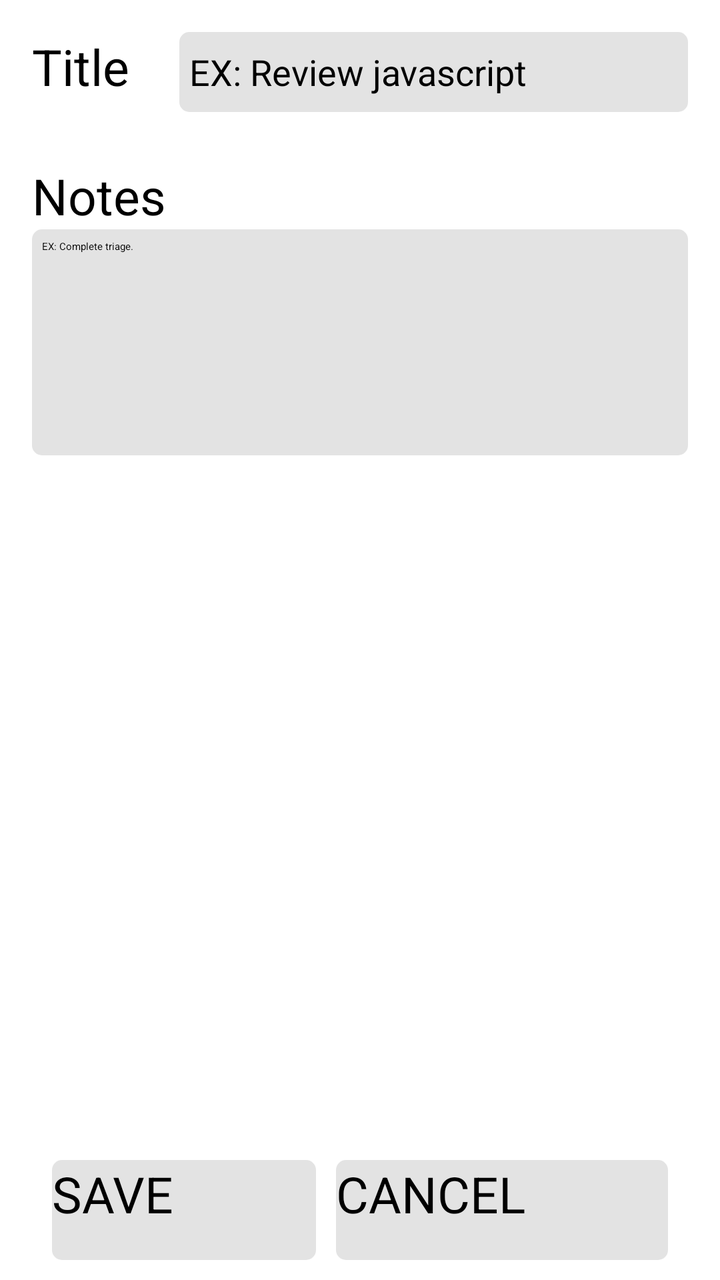
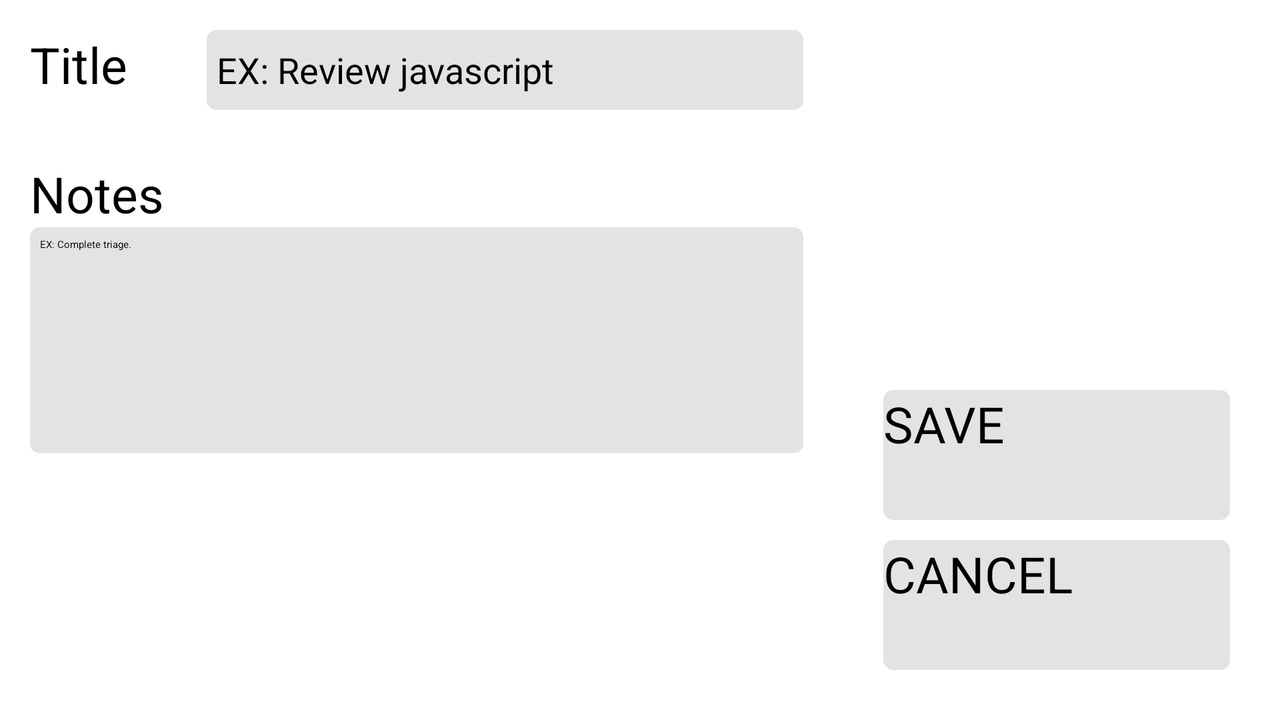

An Android layout and its configuration variant, each rendered on a device that would load it. The default file and the variant file are quoted in full after the pictures.
<!-- AndroidManifest.xml: activity theme AppTheme.NoActionBar -->
<!-- res/layout/fragment_new_todo.xml -->
<RelativeLayout xmlns:android="http://schemas.android.com/apk/res/android"
    xmlns:tools="http://schemas.android.com/tools"
    android:layout_width="match_parent"
    android:layout_height="match_parent"
    android:paddingLeft="@dimen/activity_horizontal_margin"
    android:paddingRight="@dimen/activity_horizontal_margin"
    android:paddingTop="@dimen/activity_vertical_margin"
    tools:context=".fragments.NewTodoFragment"
    tools:showIn="@layout/activity_new_todo">

    <LinearLayout
        android:id="@+id/title_text_layout"
        android:layout_width="match_parent"
        android:layout_height="wrap_content"
        android:orientation="horizontal">

        <TextView
            android:id="@+id/title_textview"
            style="@style/label_text"
            android:layout_width="wrap_content"
            android:layout_height="wrap_content"
            android:layout_weight="1"
            android:contentDescription="@string/create_title_descrip"
            android:text="@string/create_title_text" />

        <EditText
            android:id="@+id/title_edit_textview"
            style="@style/edittext_text"
            android:layout_width="wrap_content"
            android:layout_height="40dp"
            android:layout_weight="3"
            android:background="@drawable/edittext_background"
            android:focusable="true"
            android:gravity="center|start"
            android:hint="@string/create_title_hint"
            android:lines="1"
            android:padding="5dp" />

    </LinearLayout>


    <TextView
        android:id="@+id/notes_textview"
        style="@style/label_text"
        android:layout_width="wrap_content"
        android:layout_height="wrap_content"
        android:layout_alignParentLeft="true"
        android:layout_alignParentStart="true"
        android:layout_below="@+id/title_text_layout"
        android:layout_marginTop="25dp"
        android:contentDescription="@string/create_notes_descrip"
        android:text="@string/create_notes_text" />

    <EditText
        android:id="@+id/notes_edit_textview"
        android:layout_width="wrap_content"
        android:layout_height="wrap_content"
        android:layout_alignParentEnd="true"
        android:layout_alignParentLeft="true"
        android:layout_alignParentRight="true"
        android:layout_alignParentStart="true"
        android:layout_below="@+id/notes_textview"
        android:background="@drawable/edittext_background"
        android:ems="10"
        android:focusable="true"
        android:gravity="start"
        android:hint="@string/create_notes_hint"
        android:inputType="textMultiLine"
        android:lines="17"
        android:padding="5dp" />

    <LinearLayout
        android:layout_width="match_parent"
        android:layout_height="60dp"
        android:layout_alignParentBottom="true"
        android:layout_alignParentEnd="true"
        android:layout_alignParentRight="true"
        android:layout_centerHorizontal="true"
        android:layout_margin="5dp"
        android:orientation="horizontal">

        <Button
            android:id="@+id/button_save"
            style="@style/label_text"
            android:layout_width="wrap_content"
            android:layout_height="match_parent"
            android:layout_gravity="bottom"
            android:layout_margin="5dp"
            android:layout_weight="1"
            android:background="@drawable/button_selector"
            android:contentDescription="@string/save_button_descrip"
            android:focusable="true"
            android:text="@string/button_save" />

        <Button
            android:id="@+id/button_cancel"
            style="@style/label_text"
            android:layout_width="wrap_content"
            android:layout_height="match_parent"
            android:layout_gravity="bottom"
            android:layout_margin="5dp"
            android:layout_weight="1"
            android:background="@drawable/button_selector"
            android:contentDescription="@string/cancel_button_descrip"
            android:focusable="true"
            android:text="@string/button_cancel" />
    </LinearLayout>
</RelativeLayout>
<!-- res/layout/activity_new_todo.xml (included above) -->
<?xml version="1.0" encoding="utf-8"?>
<android.support.design.widget.CoordinatorLayout xmlns:android="http://schemas.android.com/apk/res/android"
    xmlns:app="http://schemas.android.com/apk/res-auto"
    xmlns:tools="http://schemas.android.com/tools"
    android:layout_width="match_parent"
    android:layout_height="match_parent"
    android:fitsSystemWindows="true"
    tools:context="capstone.udacity.todos.softwareengineeringtodos.NewTodoActivity">

    <android.support.design.widget.AppBarLayout
        android:layout_width="match_parent"
        android:layout_height="wrap_content"
        android:theme="@style/AppTheme.AppBarOverlay">

        <android.support.v7.widget.Toolbar
            android:id="@+id/toolbar"
            android:layout_width="match_parent"
            android:layout_height="?attr/actionBarSize"
            android:background="?attr/colorPrimary"
            app:popupTheme="@style/AppTheme.PopupOverlay" />

    </android.support.design.widget.AppBarLayout>

    <fragment xmlns:android="http://schemas.android.com/apk/res/android"
        xmlns:app="http://schemas.android.com/apk/res-auto"
        xmlns:tools="http://schemas.android.com/tools"
        android:id="@+id/fragment"
        android:name="capstone.udacity.todos.softwareengineeringtodos.fragments.NewTodoFragment"
        android:layout_width="match_parent"
        android:layout_height="match_parent"
        app:layout_behavior="@string/appbar_scrolling_view_behavior"
        tools:layout="@layout/fragment_new_todo" />

</android.support.design.widget.CoordinatorLayout>
<!-- resources referenced by this layout -->
<resources>
  <dimen name="activity_horizontal_margin">16dp</dimen>
  <dimen name="activity_vertical_margin">16dp</dimen>
  <!-- drawable button_selector (drawable) -->
  <?xml version="1.0" encoding="utf-8"?>
  <selector xmlns:android="http://schemas.android.com/apk/res/android">
      <item
          android:state_pressed="true"
          android:state_enabled="true"
          android:drawable="@drawable/edittext_background_pressed" />
      <item
          android:state_focused="true"
          android:state_enabled="true"
          android:drawable="@drawable/edittext_background_pressed" />
      <item
          android:state_enabled="true"
          android:drawable="@drawable/edittext_background" />
  </selector>
  <!-- drawable edittext_background (drawable) -->
  <?xml version="1.0" encoding="utf-8"?>
  <shape xmlns:android="http://schemas.android.com/apk/res/android"
      android:padding="10dp"
      android:shape="rectangle">
      <solid android:color="#e3e3e3" />
      <corners
          android:bottomLeftRadius="5dp"
          android:bottomRightRadius="5dp"
          android:topLeftRadius="5dp"
          android:topRightRadius="5dp" />
  </shape>
  <string name="button_cancel">CANCEL</string>
  <string name="button_save">SAVE</string>
  <string name="cancel_button_descrip">Cancel </string>
  <string name="create_notes_descrip">Create Notes</string>
  <string name="create_notes_hint">EX: Complete triage.</string>
  <string name="create_notes_text">Notes</string>
  <string name="create_title_descrip">Create Title</string>
  <string name="create_title_hint">EX: Review javascript</string>
  <string name="create_title_text">Title</string>
  <string name="save_button_descrip">Save </string>
  <style name="AppTheme.AppBarOverlay" parent="ThemeOverlay.AppCompat.Dark.ActionBar" />
  <style name="AppTheme.PopupOverlay" parent="ThemeOverlay.AppCompat.Light" />
  <style name="edittext_text">
          <item name="android:textSize">18dp</item>
          <item name="android:textColor">@android:color/black</item>
      </style>
  <style name="label_text">
          <item name="android:textSize">25dp</item>
          <item name="android:textColor">@android:color/black</item>
      </style>
  <!-- drawable edittext_background_pressed (drawable) -->
  <?xml version="1.0" encoding="utf-8"?>
  <shape xmlns:android="http://schemas.android.com/apk/res/android"
      android:padding="10dp"
      android:shape="rectangle">
      <solid android:color="#B8BFC9" />
      <corners
          android:bottomLeftRadius="5dp"
          android:bottomRightRadius="5dp"
          android:topLeftRadius="5dp"
          android:topRightRadius="5dp" />
  </shape>
</resources>
<!-- res/layout-land/fragment_new_todo.xml (the author's variant of the layout above) -->
<!-- drawn on the phone turned sideways -->
<?xml version="1.0" encoding="utf-8"?>
<LinearLayout xmlns:android="http://schemas.android.com/apk/res/android"
    android:layout_width="match_parent"
    android:layout_height="match_parent"
    android:orientation="horizontal">

    <RelativeLayout
        android:layout_width="0dp"
        android:layout_height="match_parent"
        android:layout_margin="15dp"
        android:layout_weight="2">

        <LinearLayout
            android:id="@+id/title_text_layout"
            android:layout_width="match_parent"
            android:layout_height="wrap_content"
            android:orientation="horizontal">

            <TextView
                android:id="@+id/title_textview"
                style="@style/label_text"
                android:layout_width="wrap_content"
                android:layout_height="wrap_content"
                android:layout_weight="1"
                android:contentDescription="@string/create_title_descrip"
                android:text="@string/create_title_text" />

            <EditText
                android:id="@+id/title_edit_textview"
                style="@style/edittext_text"
                android:layout_width="wrap_content"
                android:layout_height="40dp"
                android:layout_weight="3"
                android:background="@drawable/edittext_background"
                android:focusable="true"
                android:gravity="center|start"
                android:hint="@string/create_title_hint"
                android:lines="1"
                android:padding="5dp" />

        </LinearLayout>

        <TextView
            android:id="@+id/notes_textview"
            style="@style/label_text"
            android:layout_width="wrap_content"
            android:layout_height="wrap_content"
            android:layout_alignParentLeft="true"
            android:layout_alignParentStart="true"
            android:layout_below="@+id/title_text_layout"
            android:layout_marginTop="25dp"
            android:contentDescription="@string/create_notes_descrip"
            android:text="@string/create_notes_text" />

        <EditText
            android:id="@+id/notes_edit_textview"
            android:layout_width="wrap_content"
            android:layout_height="wrap_content"
            android:layout_alignParentEnd="true"
            android:layout_alignParentLeft="true"
            android:layout_alignParentRight="true"
            android:layout_alignParentStart="true"
            android:layout_below="@+id/notes_textview"
            android:background="@drawable/edittext_background"
            android:ems="10"
            android:focusable="true"
            android:gravity="start"
            android:hint="@string/create_notes_hint"
            android:inputType="textMultiLine"
            android:lines="17"
            android:padding="5dp" />

    </RelativeLayout>

    <RelativeLayout
        android:layout_width="0dp"
        android:layout_height="match_parent"
        android:layout_margin="15dp"
        android:layout_weight="1">

        <LinearLayout
            android:layout_width="match_parent"
            android:layout_height="150dp"
            android:layout_alignParentBottom="true"
            android:layout_margin="5dp"
            android:orientation="vertical">

            <Button
                android:id="@+id/button_save"
                style="@style/label_text"
                android:layout_width="match_parent"
                android:layout_height="wrap_content"
                android:layout_gravity="bottom"
                android:layout_margin="5dp"
                android:layout_weight="1"
                android:background="@drawable/button_selector"
                android:contentDescription="@string/save_button_descrip"
                android:focusable="true"
                android:text="@string/button_save" />

            <Button
                android:id="@+id/button_cancel"
                style="@style/label_text"
                android:layout_width="match_parent"
                android:layout_height="wrap_content"
                android:layout_gravity="bottom"
                android:layout_margin="5dp"
                android:layout_weight="1"
                android:background="@drawable/button_selector"
                android:contentDescription="@string/cancel_button_descrip"
                android:focusable="true"
                android:text="@string/button_cancel" />
        </LinearLayout>
    </RelativeLayout>


</LinearLayout>
<!-- resources referenced by the variant -->
<!-- as the phone turned sideways resolves them -->
<resources>
  <!-- drawable button_selector (drawable) -->
  <?xml version="1.0" encoding="utf-8"?>
  <selector xmlns:android="http://schemas.android.com/apk/res/android">
      <item
          android:state_pressed="true"
          android:state_enabled="true"
          android:drawable="@drawable/edittext_background_pressed" />
      <item
          android:state_focused="true"
          android:state_enabled="true"
          android:drawable="@drawable/edittext_background_pressed" />
      <item
          android:state_enabled="true"
          android:drawable="@drawable/edittext_background" />
  </selector>
  <!-- drawable edittext_background (drawable) -->
  <?xml version="1.0" encoding="utf-8"?>
  <shape xmlns:android="http://schemas.android.com/apk/res/android"
      android:padding="10dp"
      android:shape="rectangle">
      <solid android:color="#e3e3e3" />
      <corners
          android:bottomLeftRadius="5dp"
          android:bottomRightRadius="5dp"
          android:topLeftRadius="5dp"
          android:topRightRadius="5dp" />
  </shape>
  <string name="button_cancel">CANCEL</string>
  <string name="button_save">SAVE</string>
  <string name="cancel_button_descrip">Cancel </string>
  <string name="create_notes_descrip">Create Notes</string>
  <string name="create_notes_hint">EX: Complete triage.</string>
  <string name="create_notes_text">Notes</string>
  <string name="create_title_descrip">Create Title</string>
  <string name="create_title_hint">EX: Review javascript</string>
  <string name="create_title_text">Title</string>
  <string name="save_button_descrip">Save </string>
  <style name="edittext_text">
          <item name="android:textSize">18dp</item>
          <item name="android:textColor">@android:color/black</item>
      </style>
  <style name="label_text">
          <item name="android:textSize">25dp</item>
          <item name="android:textColor">@android:color/black</item>
      </style>
  <!-- drawable edittext_background_pressed (drawable) -->
  <?xml version="1.0" encoding="utf-8"?>
  <shape xmlns:android="http://schemas.android.com/apk/res/android"
      android:padding="10dp"
      android:shape="rectangle">
      <solid android:color="#B8BFC9" />
      <corners
          android:bottomLeftRadius="5dp"
          android:bottomRightRadius="5dp"
          android:topLeftRadius="5dp"
          android:topRightRadius="5dp" />
  </shape>
</resources>
